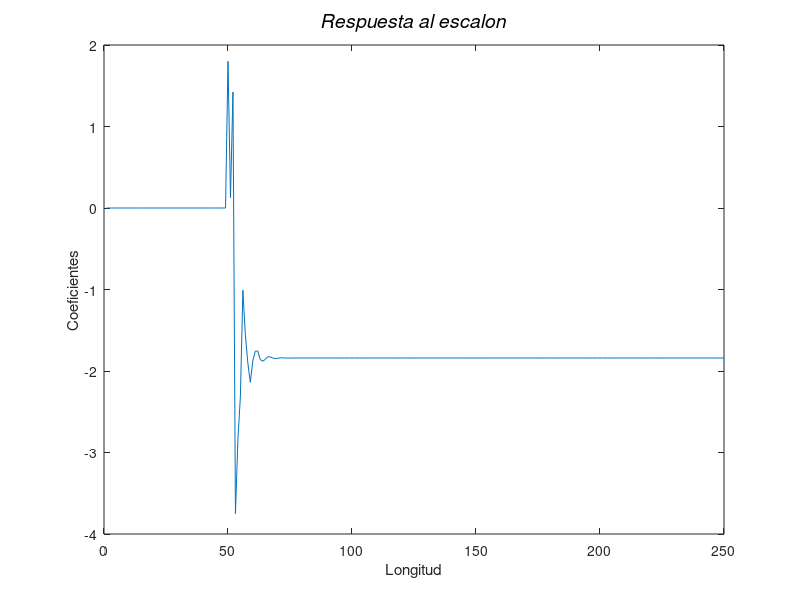

This chart was generated by the following MATLAB code:
%Definimos la funcion escalon y la representamos para una amplitud de
% valor 3.

x = zeros(1,250);
t = -49:200;
x (50:250) = 3;
stem(t,x) ;
title('Funcion escalon');


a = [1 0.13 0.2 0.3];
b = [0.6 -0.48 0.48 -1.6];

% Filtramos los vectores anteriores de coeficientes junto a la nueva
% funcion escalon obtenido previamente. Asi podemos obtener la respuesta
% de dicho impluso y hallar la respuesta en regimen permanente.

y = filter(b,a,x);
plot(y)
xlabel('Longitud')
ylabel('Coeficientes')
title('\it{Respuesta al escalon}','FontSize',14)
